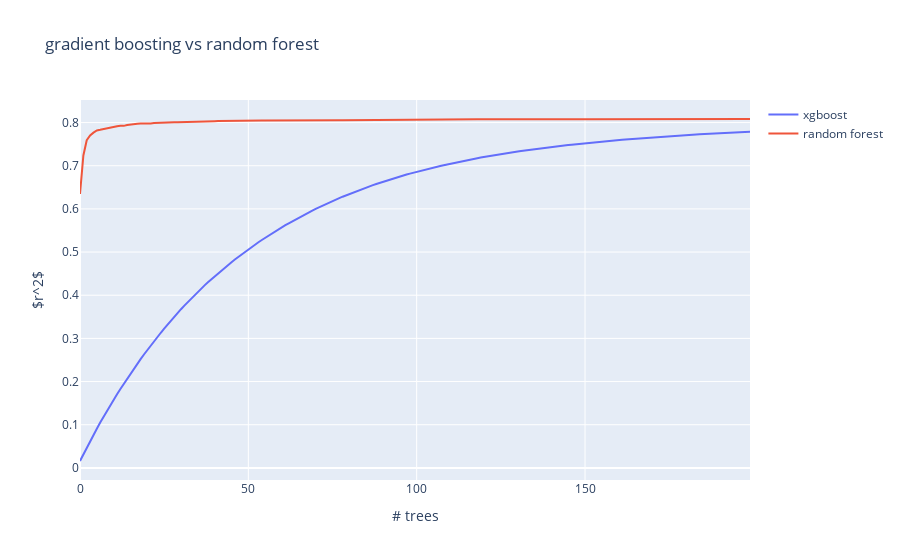

Source (notebook cell):
### Code cell
fig

### Figure 1 — Plotly figure (JSON) as saved in the notebook; plotly's stock layout.template omitted (floating-point values rounded to 4 significant figures; data arrays with more than 128 entries replaced by an {"elided": "..."} marker saying what was removed)
{"data": [{"name": "xgboost", "type": "scatter", "x": {"elided": "200 int values"}, "y": {"elided": "200 float values"}}, {"name": "random forest", "type": "scatter", "x": {"elided": "200 int values"}, "y": {"elided": "200 float values"}}], "layout": {"autosize": true, "title": {"text": "gradient boosting vs random forest"}, "xaxis": {"autorange": true, "range": [0, 199], "title": {"text": "# trees"}, "type": "linear"}, "yaxis": {"autorange": true, "range": [-0.02808, 0.8523], "title": {"text": "$r^2$"}, "type": "linear"}}}
